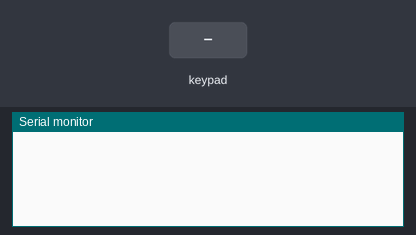
Recording of a sketch running on a simulated ESP32. On the bench: the last lines printed to the serial monitor. The inputs (shaded band) are chosen by the test bench.

Above: at 1.2 s.
1.3 s: key '1' pressed
At 1.7 s:
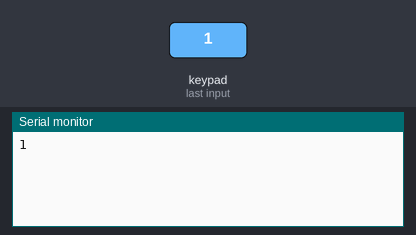
2.8 s: keypad keys 3 4 3 5 3 2 3 3 # pressed 0.4 s apart
At 7.2 s:
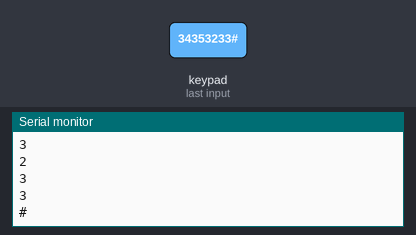
7.9 s: key 'A' pressed
At 8.9 s:
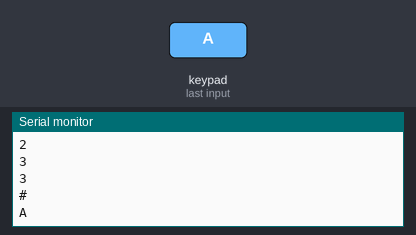
9.4 s: keypad keys 3 4 3 5 3 2 3 3 * pressed 0.4 s apart
At 13.2 s:
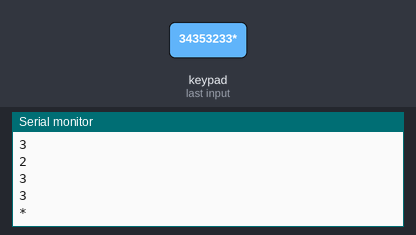
14.5 s: key 'B' pressed
At 15.0 s:
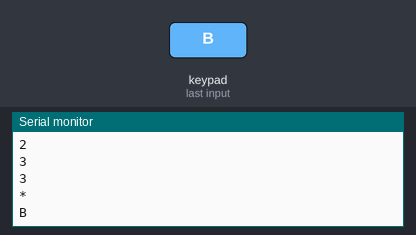
16.0 s: keypad keys 3 4 3 5 3 2 3 3 D pressed 0.4 s apart
At 20.4 s:
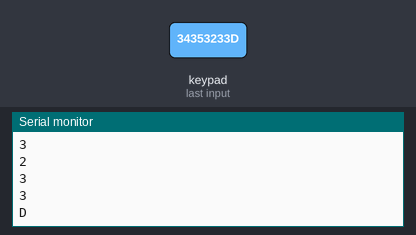
Timing chart, 0 to 21.9 s (numbered marks = the images above; inputs shaded):
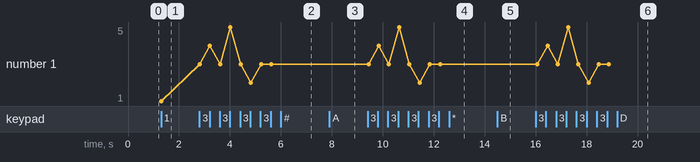

The sketch:

esp32Keypad.ino
```cpp
#include <Keypad.h>

#define ROW_NUM     4 // four rows
#define COLUMN_NUM  4 // four columns

char keys[ROW_NUM][COLUMN_NUM] = {
  {'1', '2', '3', 'A'},
  {'4', '5', '6', 'B'},
  {'7', '8', '9', 'C'},
  {'*', '0', '#', 'D'}
};

byte pin_rows[ROW_NUM]      = {34, 35, 32, 33}; // GIOP19, GIOP18, GIOP5, GIOP17 connect to the row pins
byte pin_column[COLUMN_NUM] = {13, 4, 15, 2};   // GIOP16, GIOP4, GIOP0, GIOP2 connect to the column pins

Keypad keypad = Keypad( makeKeymap(keys), pin_rows, pin_column, ROW_NUM, COLUMN_NUM );

void setup() {
  Serial.begin(9600);
}

void loop() {
  char key = keypad.getKey();

  if (key) {
    Serial.println(key);
  }
  delay(100);
}
```

Measured:
- after the input at 1.3 s, the serial monitor: prints a new line at once (image 1)
- after the input at 2.8 s, the serial monitor: prints a new line at once (image 2)
- after the input at 7.9 s, the serial monitor: prints a new line at once (image 3)
- after the input at 9.4 s, the serial monitor: prints a new line at once (image 4)
- after the input at 14.5 s, the serial monitor: prints a new line after 0.06 s (image 5)
- after the input at 16.0 s, the serial monitor: prints a new line after 0.07 s (image 6)
- plotted number 1: 1 → 3 after the input at 2.8 s
